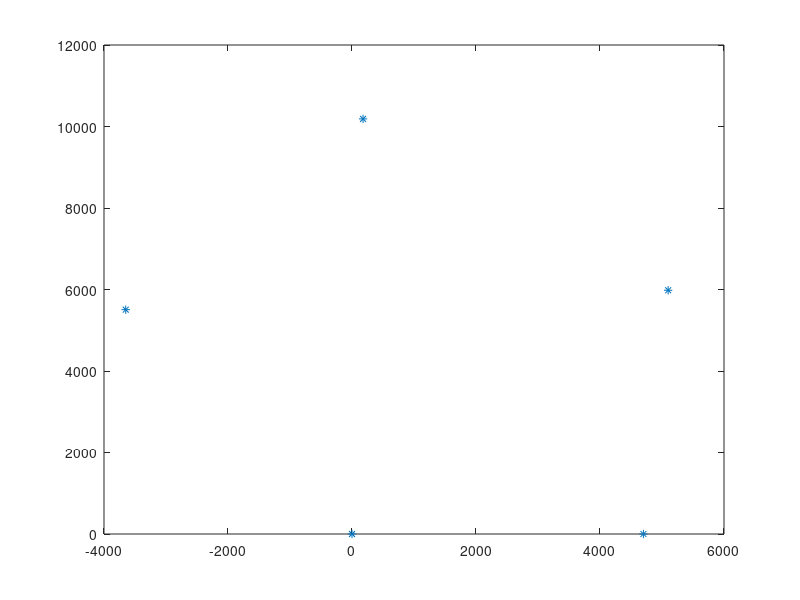

MATLAB code to generate this figure: (Note: this script raises an error after producing the figure.)
%%  nodes oder x2, x3, x1, x5, x6
    %     locations fixed: x1(0,0)  x3(+6,0) for v2
    %     locations fixed: x2(0,0)  x3(-6,0) for v1
    
% clear;
nodesNumber = 5;
if nodesNumber == 5
    distances2all_abs = importdata('dist_1st_tagOnCircleCenter.mat');
    positionOfNodes = importdata('nodePos_v2_by_determineNodesPositionBaseOnDistToEachOthers.mat');
end
% change the unit from m to mm
positionOfNodes = positionOfNodes*1000;
% change the oder to adapt to the nodes oder x2, x3, x1, x5, x6
distances2all_abs = [distances2all_abs(:,2), distances2all_abs(:,3), distances2all_abs(:,1), distances2all_abs(:,5), distances2all_abs(:,6)];
distances2all_abs = distances2all_abs';
% distances2all_abs = zeros(size(positionOfNodes, 2), size(traj, 2));
% for i = 1 : size(positionOfNodes, 2)
%     distances2each_xy = [traj(1:2, :) - repmat(positionOfNodes(:,i), 1, size(traj, 2))];
%     distances2each_abs = sqrt(distances2each_xy(1,:).^2 + distances2each_xy(2,:).^2);
%     distances2all_abs(i, :) = distances2each_abs;
% end
%axis square; %axis([-100 150 -200 200]);
%% make cross points of circles with Radius distances2all
% make circles
figure;
plot(positionOfNodes(1,:), positionOfNodes(2,:), '*');
hold on; % axis square; axis tight;
%plot the circle base on the optical measurements
optical_measurement = [4250, 5910, 4730, 4670, 5570];
for i = 1 : size(positionOfNodes, 2)
    h(i) = plotCircle(positionOfNodes(1, i), positionOfNodes(2, i), ...
        optical_measurement(i), 0*pi, 2*pi); % 0, 2*pi); %
    %plotCircle(positionOfNodes(1, i), positionOfNodes(2, i), distances2all_abs(i, 1), 0, 2*pi);
    %hold on;
end

for j = 1:size(distances2all_abs, 2)
    % h_1 = plot(traj(1,j), traj(2,j), 'ro'); %hold on;
    if nodesNumber == 5
        for i = 1 : size(positionOfNodes, 2)
            h(i) = plotCircle(positionOfNodes(1, i), positionOfNodes(2, i), ...
                distances2all_abs(i, j), 0*pi, 2*pi); % 0, 2*pi); %
            %plotCircle(positionOfNodes(1, i), positionOfNodes(2, i), distances2all_abs(i, 1), 0, 2*pi);
            %hold on;
        end
%         h(3) = plotCircle(positionOfNodes(1, 3), positionOfNodes(2, 3), ...
%             distances2all_abs(3, j), (i+4)*pi/2, (i+5)*pi/2+pi/6); % (i+2)*pi/2, (i+3)*pi/2);
    end
    axis square; axis tight;
    xlim([-5000 6000]); ylim([-1000 11000]);  
    pause(0.35);
    delete(h); %delete(h_1);
end
% make cross points 'x'

    
function h_circle = plotCircle(x,y,r,ang_start,ang_end)
%x and y are the coordinates of the center of the circle
%r is the radius of the circle
%0.01 is the angle step, bigger values will draw the circle faster but
%you might notice imperfections (not very smooth)
ang=ang_start:0.01:ang_end; 
%ang=0:0.01:2*pi; 
xp=r*cos(ang);
yp=r*sin(ang);
h_circle = plot(x+xp,y+yp);
end